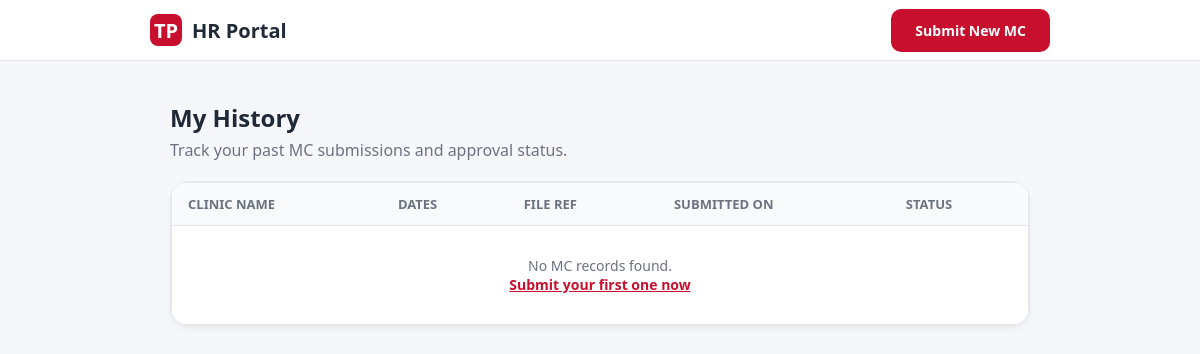
Before: /pages/Fanan/view_history.php with the older database file.
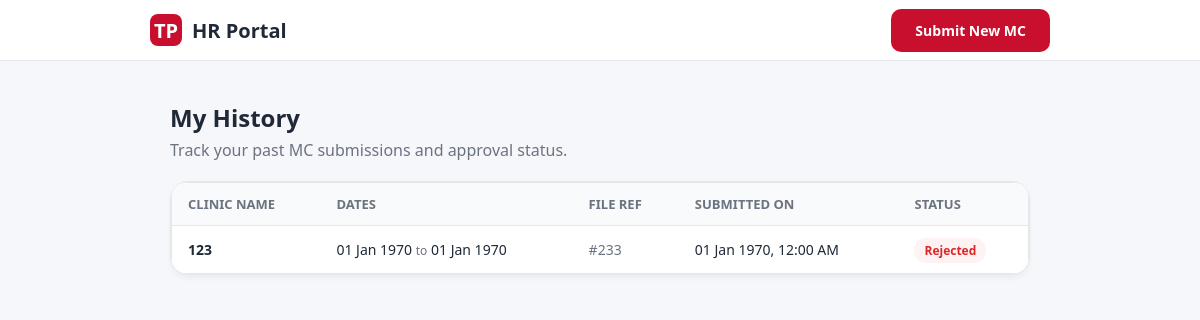
After: the same page with the newer database file.
### tables this page shows
CREATE TABLE `mc_records` (
  `mc_id` int(11) NOT NULL,
  `user_id` int(11) NOT NULL,
  `clinic_name` int(11) NOT NULL,
  `start_date` int(11) NOT NULL,
  `end_date` int(11) NOT NULL,
  `mc_file_path` int(11) NOT NULL,
  `mime_type` int(11) NOT NULL,
  `verification_status` enum('approved','rejected','unapproved') NOT NULL DEFAULT 'unapproved',
  `submitted_at` int(11) NOT NULL,
  `verified_at` int(11) NOT NULL
);

### pages/Fanan/view_history.php (the view, shortened to what this page needs)
<?php
require 'db_conn.php';
$user_id = $_SESSION['user_id'];
$sql = "SELECT * FROM mc_records WHERE user_id = :uid ORDER BY submitted_at DESC";
$stmt = $conn->prepare($sql);
$stmt->execute([':uid' => $user_id]);
$records = $stmt->fetchAll();
?>
<!DOCTYPE html>
<html>
<head>
    <link rel="stylesheet" href="style.css">
</head>
<body>
    <div class="topbar">
        <div class="topbar-inner">
            <div class="brand">
                <div class="brand-mark">TP</div>
                <div>HR Portal</div>
            </div>
            <a href="submit_mc.php" class="btn">Submit New MC</a>
        </div>
    </div>
    <div class="container">
        <div class="card" style="padding: 0; border: none; box-shadow: none; background: transparent;">
            <h2 style="margin-bottom: 5px;">My History</h2>
            <p style="color:var(--tp-gray); margin-top:0;">Track your past MC submissions and approval status.</p>
        </div>
        <div class="card" style="padding: 0; overflow: hidden;">
            <table>
                <thead>
                    <tr>
                        <th>Clinic Name</th>
                        <th>Dates</th>
                        <th>File Ref</th>
                        <th>Submitted On</th>
                        <th>Status</th>
                    </tr>
                </thead>
                <tbody>
                    <?php if (count($records) > 0): ?>
                        <?php foreach ($records as $row): ?>
                            <tr>
                                <td style="font-weight: 600;"><?= htmlspecialchars($row['clinic_name']) ?></td>
                                <td>
                                    <?= date('d M Y', $row['start_date']) ?>
                                    <span style="color:var(--tp-gray); font-size:12px;">to</span>
                                    <?= date('d M Y', $row['end_date']) ?>
                                </td>
                                <td style="color:var(--tp-gray);">#<?= htmlspecialchars($row['mc_file_path']) ?></td>
                                <td><?= date('d M Y, h:i A', $row['submitted_at']) ?></td>
                                <td>
                                    <span class="status status-<?= strtolower($row['verification_status']) ?>">
                                        <?= ucfirst($row['verification_status']) ?>
                                    </span>
                                </td>
                            </tr>
                        <?php endforeach; ?>
                    <?php else: ?>
                        <tr>
                            <td colspan="5" style="text-align:center; padding: 30px; color: var(--tp-gray);">
                                No MC records found. <br>
                                <a href="submit_mc.php" style="color:var(--tp-red); font-weight:600;">Submit your first one now</a>
                            </td>
                        </tr>
                    <?php endif; ?>
                </tbody>
            </table>
        </div>
    </div>
</body>
</html>

### pages/Fanan/style.css (style rules this page uses)
:root { --tp-red: #c8102e; --tp-dark: #1f2937; --tp-gray: #6b7280; --bg: #f6f7fb; --card: #ffffff; --border: #e5e7eb; --success: #059669; --warning: #d97706; --danger: #dc2626; }
* { box-sizing: border-box; }
body { margin: 0; font-family: system-ui, -apple-system, "Segoe UI", Roboto, sans-serif; background: var(--bg); color: var(--tp-dark); }
.container { max-width: 900px; margin: 0 auto; padding: 20px; }
.topbar { background: #fff; border-bottom: 1px solid var(--border); position: sticky; top: 0; z-index: 10; padding: 0 20px; }
.topbar-inner { max-width: 900px; margin: 0 auto; display: flex; align-items: center; justify-content: space-between; height: 60px; }
.brand { font-weight: 800; font-size: 20px; display: flex; align-items: center; gap: 10px; }
.brand-mark { width: 32px; height: 32px; background: var(--tp-red); color: white; border-radius: 8px; display: flex; align-items: center; justify-content: center; }
.card, .form { background: var(--card); border: 1px solid var(--border); border-radius: 18px; padding: 24px; box-shadow: 0 4px 6px -1px rgba(0, 0, 0, 0.05); margin-top: 20px; }
h2 { margin-top: 0; color: var(--tp-dark); }
.btn { display: inline-block; background: var(--tp-red); color: #fff; text-decoration: none; border: none; border-radius: 10px; padding: 12px 24px; font-weight: 600; cursor: pointer; font-size: 14px; transition: opacity 0.2s; }
table { width: 100%; border-collapse: separate; border-spacing: 0; border: 1px solid var(--border); border-radius: 12px; overflow: hidden; }
th { background: #f9fafb; padding: 12px 16px; text-align: left; font-size: 13px; color: var(--tp-gray); font-weight: 600; text-transform: uppercase; }
td { border-top: 1px solid var(--border); padding: 14px 16px; font-size: 14px; }
.status { padding: 4px 10px; border-radius: 20px; font-size: 12px; font-weight: 700; text-transform: capitalize; }
.status-rejected { background: #fef2f2; color: var(--danger); }

Changed rows visible on the page:
added mc_records: clinic_name "123", start_date "01 Jan 1970", end_date "01 Jan 1970", mc_file_path "233", submitted_at "01 Jan 1970, 12:00 AM", verification_status "Rejected"
Other visible differences:
text no longer shown: "No MC records found. Submit your first one now"
